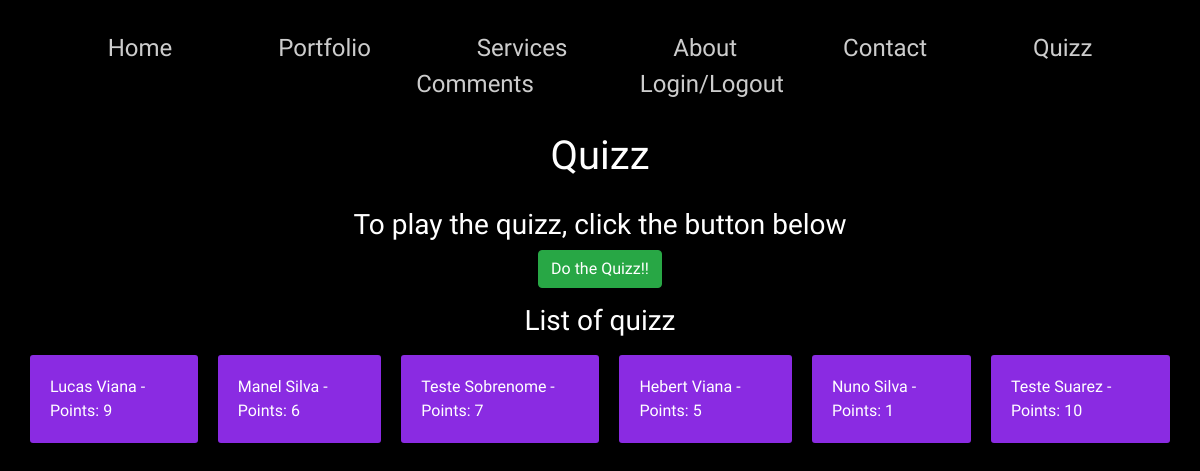
The page /question on the database its author committed.
### website/models.py (models this page shows, shortened)
class Question(models.Model):
    TYPE_MOVEMENT = (
        ("TELEPORT", "Teleport"),
        ("SMOOTH LOCOMOTION", "Smooth locomotion"),
        ("ARM SWING", "Arm Swing"),
    )
    VR_GAMES = (
        ("BEAT SABER", "Beat Saber"),
        ("SUPERHOT", "Superhot"),
        ("TROVER SAVES THE UNIVERSE", "Trover Saves The Universe"),
        ("HALF LIFE: ALYX", "Half Life: Alyx"),
        ("STAR TREK", "Star Trek: Bridge Crew"),
        ("BONEWORKS", "Boneworks"),
        ("JOB SIMULATOR", "Job Simulator"),
    )
    GAME_PERSPECTIVE = (
        ("GOD VIEW", "God View"),
        ("2D SIDEVIEW", "2D Sideview"),
        ("2.5D", "2.5D"),
        ("ISOMETRIC", "Isometric"),
        ("THIRD PERSON", "Third Person"),
        ("FIRST PERSON", "First Person"),
    )
    SERVICES = (
        ("FULL CYCLE PRODUCTION", "Full Cycle Production"),
        ("AR PRODUCTION", "AR Production"),
        ("PROTOTYPING", "Prototyping"),
        ("GAME PORTING", "Game Porting"),
    )
    GENRES = (
        ("ADVENTURE", "Adventure"),
        ("ACTION", "Action"),
        ("FPS", "FPS"),
        ("RPG", "RPG"),
        ("LIGHT NOVEL", "Light Novel"),
        ("RHYTHM", "Rhythm"),
    )
    first_name = models.CharField(max_length=30)
    last_name = models.CharField(max_length=30)
    best_selling_VR_game = models.TextField(choices=VR_GAMES)
    most_popular_type_of_movement_in_VR = models.TextField(choices=TYPE_MOVEMENT)
    can_VR_cause_motion_sickness = models.BooleanField()
    bruhh_is_a_3D_ragdoll_physics_game = models.BooleanField()
    what_is_bloodthirst_game_perspective = models.TextField(choices=GAME_PERSPECTIVE)
    which_services_we_do_not_offer = models.TextField(choices=SERVICES)
    how_many_links_there_are_in_the_home_page = models.IntegerField()
    what_is_anything_but_dark_genre = models.TextField(choices=GENRES)
    what_was_the_icon_used_in_anastasis = models.CharField(max_length=10)
    is_there_a_demonstration_video_on_this_website = models.BooleanField()
    points = models.IntegerField(default=0)

### website/views.py (the view)
# urls.py: path('question', views.question_page_view, name='question'),
def question_page_view(request):
    context = {'questions': Question.objects.all()}
    return render(request, 'website/quizz.html', context)

### website/templates/website/quizz.html (shortened to what this page needs)
{% extends 'website/base.html' %}
{% block header %}
    <h1>Quizz</h1>
{% endblock header %}
{% block main %}
    <h3>
        To play the quizz, click the button below
    </h3>
    <a href="{% url 'website:doquestion' %}" class="btn btn-success">Do the Quizz!!</a>
    <h3>List of quizz</h3>
    <div class="mainContact box-center">
        {% for question in questions %}
            <p>{{ question.first_name }} {{ question.last_name }} - Points: {{ question.points }}</p>
        {% endfor %}
    </div>
{% endblock main %}

### website/static/website/css/base.css (style rules this page uses)
* { font-family: 'Prompt', sans-serif; box-sizing: border-box; color: white; }
.mainContact p { text-align: left; padding: 20px; margin: 10px; background-color: blueviolet; color: white; border-radius: 3px; }
body { background-color: #000; }
.box-center { display: flex; justify-content: center; align-items: center; grid-column: 5 / 9; }

### rows shown on the page
Question: first_name "Lucas", last_name "Viana", points "9"
Question: first_name "Manel", last_name "Silva", points "6"
Question: first_name "Teste", last_name "Sobrenome", points "7"
Question: first_name "Hebert", last_name "Viana", points "5"
Question: first_name "Nuno", last_name "Silva", points "1"
Question: first_name "Teste", last_name "Suarez", points "10"
